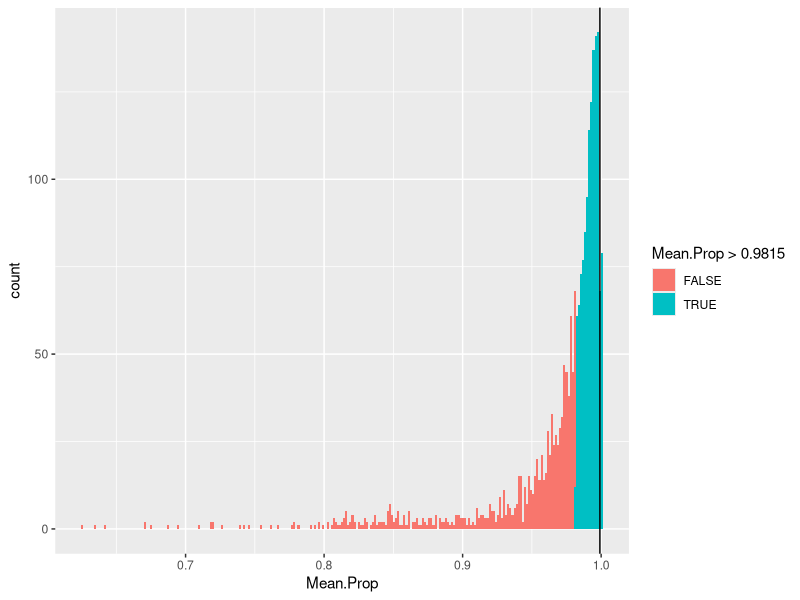

This figure's R source:
#install.packages("ggplot2",repos = "http://cran.us.r-project.org")
library("ggplot2")

stats <- read.csv("Gene_Proportions.csv")
meanProp <- stats$Mean.Prop
medProp <-stats$Med.Prop

prop_of_interest = 0.9991

hist_plot <-ggplot(stats,aes(x=Mean.Prop)) +
  geom_histogram(aes(fill = Mean.Prop > .9815),
                 binwidth = 0.0015) +
  geom_vline(aes(xintercept=prop_of_interest))

hist_plot

n <- nrow(subset(stats, Mean.Prop > 0.9815))
prop_greater <- n / nrow(stats)